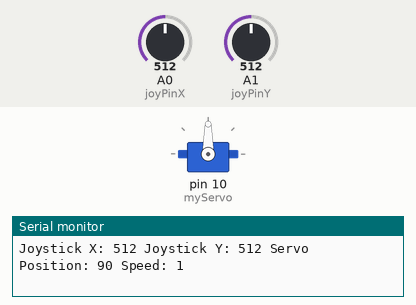
This sketch was run on a simulated Arduino Uno, built with avr-gcc and run on an emulated ATmega328P. Parts: servo, the last lines printed to the serial monitor. The inputs (shaded band) are chosen by the test bench; at power-on: A0 (joyPinX) = 512, A1 (joyPinY) = 512.

Above: at 1.2 s.
1.3 s: A0 (joyPinX) set to 555
4.3 s: A0 (joyPinX) set to 570
At 5.03 s:
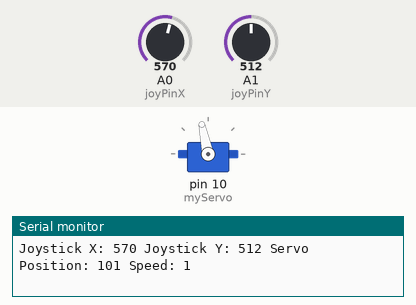
At 6.19 s:
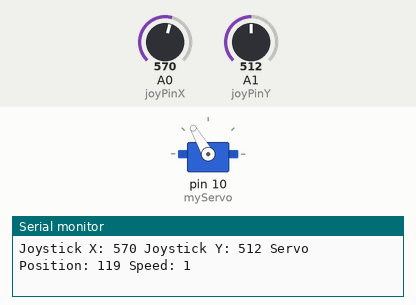
7.3 s: A1 (joyPinY) set to 478
At 10.2 s:
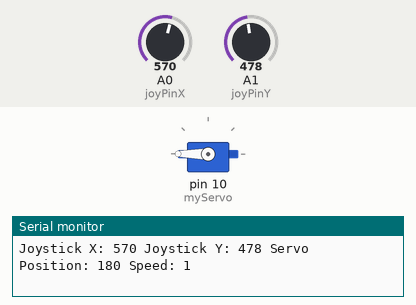
10.3 s: A1 (joyPinY) set to 445
13.3 s: A0 (joyPinX) set to 472
16.3 s: A0 (joyPinX) set to 450
At 22.14 s:
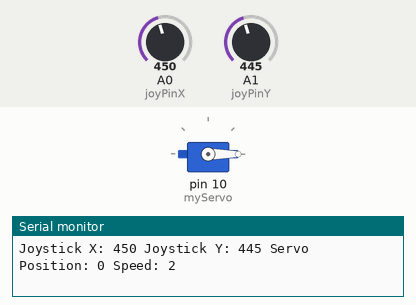
Timing chart, 0 to 22.3 s (numbered marks = the images above; inputs shaded):
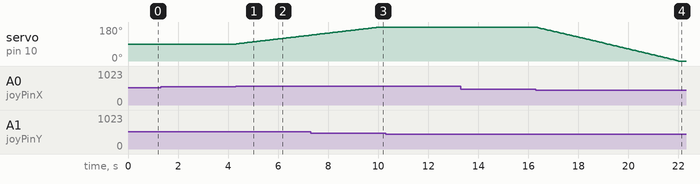

Measured:
- the behaviour switches between 562 and 563 on A0 (joyPinX) (found by bisection; images 0 and 1)
- the behaviour switches between 462 and 461 on A0 (joyPinX) (found by bisection; images 3 and 4)
- after the input at 4.3 s, servo on pin 10 (myServo): moves from 90° to 137° over 3.0 s, starting at once
- after the input at 16.3 s, servo on pin 10 (myServo): moves from 180° to 0° over 5.7 s, starting at once

The sketch:

joystickcontrolServo.ino
```cpp
#include <Servo.h>  // Include the Servo library

Servo myServo;             // Create a Servo object
int joyPinX = A0;          // Joystick X-axis connected to analog pin 0
int joyPinY = A1;          // Joystick Y-axis connected to analog pin 1
int valueX = 0;            // Variable for joystick X-axis
int valueY = 0;            // Variable for joystick Y-axis
const int centerX = 512;   // Center value for X-axis
const int centerY = 512;   // Center value for Y-axis
const int threshold = 50;  // Threshold to ignore small joystick movements

int servoPosition = 90;  // Starting position for the servo (center)
int servoSpeed = 1;      // Speed of servo movement

void setup() {
  myServo.attach(10);            // Attach the servo to pin 10
  myServo.write(servoPosition);  // Initialize the servo at 90 degrees
  Serial.begin(9600);            // Start serial communication
}

void loop() {
  valueX = analogRead(joyPinX);  // Read X-axis value
  valueY = analogRead(joyPinY);  // Read Y-axis value

  // Determine the speed based on Y-axis (up = faster, down = stop)
  if (valueY < centerY - threshold) {            // Joystick moved up
    servoSpeed = map(valueY, 0, centerY, 5, 1);  // Map speed from fast to slow
  } else if (valueY > centerY + threshold) {     // Joystick moved down
    servoSpeed = 0;                              // Stop the servo
  } else {
    servoSpeed = 1;  // Default slow speed
  }

  // Determine the direction based on X-axis (right = CW, left = CCW)
  if (valueX > centerX + threshold) {         // Joystick moved right
    servoPosition += servoSpeed;              // Move clockwise
  } else if (valueX < centerX - threshold) {  // Joystick moved left
    servoPosition -= servoSpeed;              // Move counterclockwise
  }

  // Constrain the servo position between 0 and 180 degrees
  servoPosition = constrain(servoPosition, 0, 180);

  // Update the servo position
  if (servoSpeed > 0) {  // Only move the servo if speed > 0
    myServo.write(servoPosition);
  }

  // Debugging output
  Serial.print("Joystick X: ");
  Serial.print(valueX);
  Serial.print(" Joystick Y: ");
  Serial.print(valueY);
  Serial.print(" Servo Position: ");
  Serial.print(servoPosition);
  Serial.print(" Speed: ");
  Serial.println(servoSpeed);

  delay(15);  // Small delay for smooth servo movement
}
```
